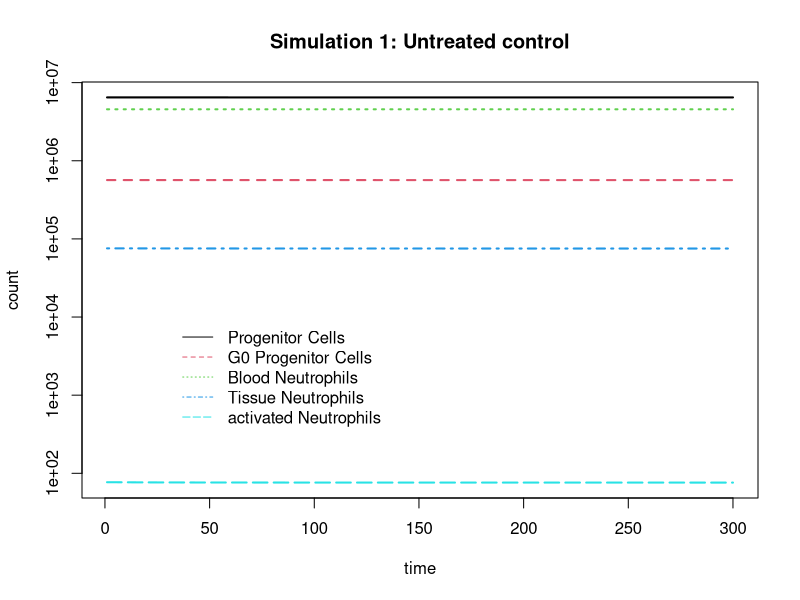

Write the R code that produced this figure.
library(deSolve)
# state variables are capitalized
# P   = progenitors (old CFU-GM)
# Q   = quiescent progenitors
# N   = Neutrophils
#TN   = Tissue Neutrophils
#AN   = Activated Neutrophils
# D   = dead cell
#GM   = GM-CSF   
#NAP2 = neutrophil activating peptide-2 
#RAC2 = G protein associated with increased ROS production
#Mcl1 = mantle cell lymphoma 1 (antiapoptosis factor)
#ROS  = reactive oxygen species

# Drugs used to manipulate the system
#mo = MOR103 = Ab blocker of GM   (2)
#sb = SB272844 = IL8 inhibitor    (4)
#cn = CNDAC = sapacitabine becomes this = SSB producer = DSBs in S via HR  (5)

#bu = Busulfan = DNA crosslinker  (1)  drop state variable P by 10^(2*bu/20)
#das= dasatinib                   (3)
#seli = seliciclib = cdk9 inhibitor, blocks transcription of Mcl-1 (7)
#ifna = interferon alpha (8)


fmyelo <- function(Time, State, Pars) {
	with(as.list(c(State, Pars)), {
				vX.P =Vx.p*il3/(il3+Kil3)
				vP.P =P*Vp.p*GM/(GM+Kgm)/(1+cn/Kcn)*(1-Qf)
				vP.N =P*Vp.n*g/(g+Kg)
				vN.TN =N*Vn.tn*il8/(il8+Kil8)/(1+sb/Ksb)
				vTN.X =TN*Vtn.x/(1+Mcl1/Kmcl1)
				vTN.AN =TN*Vtn.an*NAP2/(NAP2+Knap2)
				vAN.TN =AN*Van.tn
				vP.Q =P*Vp.p*GM/(GM+Kgm)/(1+cn/Kcn)*Qf
				vQ.P =Q*Vq.p/(1+P/Kp)
				vX.GM =Vx.gm/(1+N/Kn)/(1+mo/Kmo)
				vGM.X=GM*Vgm.x
				vX.NAP2=Vx.nap2*(1+abl/(Kabl*(1+das/Kdas)))
				vNAP2.X=NAP2*Vnap2.x
				vX.RAC2=Vx.rac2*(1+AN/Kan)
				vRAC2.X=RAC2*Vrac2.x
				vN.X=N*Vn.x/(1+Mcl1/Kmcl1)
				vX.MCL1=Vx.mcl1*(1+abl/Kabl2)/(1+seli/Kseli)/(1+ifna/Kifna)
				vMCL1.X=Mcl1*Vmcl1.x
				vX.ROS=RAC2*Vx.ros/(RAC2+Krac2)
				vROS.X=ROS*Vros.x/(ROS+Kros)*(gsh/Kgsh/(1+gsh/Kgsh))
				vN.M=P*Vn.m
				
				dP =Vx.p+vP.P-vP.N-vP.Q+vQ.P-vN.M;
				dQ =vP.Q-vQ.P;
				dN =vP.N*volM/volP-vN.TN-vN.X
				dTN=vN.TN*volP/volT-vTN.X-vTN.AN+vAN.TN
				dAN=vTN.AN-vAN.TN
				dGM =vX.GM-vGM.X
				dNAP2   =vX.NAP2-vNAP2.X
				dRAC2   =vX.RAC2-vRAC2.X
				dMcl1   =vX.MCL1-vMCL1.X
				dROS    =vX.ROS-vROS.X
				return(list(c(dP,dQ,dN,dTN,dAN,dGM,dNAP2,dRAC2,dMcl1,dROS),
   						    c(vP.P=vP.P,vP.N=vP.N,vN.TN=vN.TN,vTN.X=vTN.X,vTN.AN=vTN.AN,vAN.TN=vAN.TN,vP.Q=vP.Q,vQ.P=vQ.P,
							vX.GM=vX.GM,vGM.X=vGM.X,vX.NAP2=vX.NAP2,vNAP2.X=vNAP2.X,vX.RAC2=vX.RAC2,vRAC2.X=vRAC2.X,vN.X=vN.X,
							vX.MCL1=vX.MCL1,vMCL1.X=vMCL1.X,vX.ROS=vX.ROS,vROS.X=vROS.X,vN.M=vN.M))
					   )
			})
}


pars=c(Vx.p=1.7e4, Kil3=1, Vp.p=.0203, Kgm=2, Kcn=100, Vp.n=.026, Kg=1, Kmo=1,
	  Vn.tn=.781, Kil8=396, Ksb=250, Vtn.x=.038, Kmcl1=2.438, Vtn.an=.001, Knap2=.1, 
	  Van.tn=.09, Vq.p=.53778, Kp=7e4, Vx.gm=2.007, Kn=5e5, Vgm.x=.05,
      Vx.nap2=.002, Kabl=1, Kdas=5, Vnap2.x=.2, Vx.rac2=1.5, Kan=100, Vrac2.x=.1, 
	  Vn.x=2e-3, Vx.mcl1=1, Kabl2=1, Vmcl1.x=.5, Vx.ros=980, Krac2=250,
      Vros.x=1680, Kros=30, Kgsh=1e5, Vn.m=2.62e-3,
          Kseli=2, Kifna=1,
	  abl=0, # tnfa=0,   #TNFa not used yet? 
	  g=1, il3=1, il8=4,  gsh=1e6,  # these seem to be boundary  conditions
	  Qf=.0373, volP=2900, volM=1400, volT=65700,
	  bu=0,mo=0,das=0,sb=0,cn=0,seli=0,ifna=0)      # Drug concentrations

X0=c(P=6.471e6, Q=5.663e5, N=4.561e6, TN=7.57e4, AN=76.9,
	 GM=3.97,NAP2=.01004, RAC2=26.59,Mcl1=2.021, ROS=3.916)
times <- seq(1, 300, by = 1)
out   <- ode(X0, times, fmyelo, pars)
head(out)
tail(out)  
X0=out[300,2:11]

# DNA cross-linking
#  bu=20 # set to MTD
#  (eventdat <- data.frame(var = "P", time = 0, value = 1/10^(2*bu/20), method = "mult"))
# Bob, this is a one time 100 fold drop in progenitor numbers due to busulfan
#  out   <- ode(X0, -20:600, fmyelo, pars,events = list(data = eventdat))
# tail(out) 

matplot(out[ , 1], out[ , 2:6], type = "l", xlab = "time", ylab = "count",
		main = "Simulation 1: Untreated control", log="y", lwd = 2)
legend(30,1e4, c("Progenitor Cells", "G0 Progenitor Cells","Blood Neutrophils","Tissue Neutrophils",
				"activated Neutrophils"), col = 1:5, lty = 1:5,bty="n")
